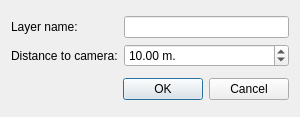
<?xml version="1.0" encoding="UTF-8"?>
<ui version="4.0">
 <class>LayerPropertiesDialog</class>
 <widget class="QDialog" name="LayerPropertiesDialog">
  <property name="geometry">
   <rect>
    <x>0</x>
    <y>0</y>
    <width>300</width>
    <height>117</height>
   </rect>
  </property>
  <property name="windowTitle">
   <string>Dialog</string>
  </property>
  <layout class="QVBoxLayout" name="verticalLayout">
   <item>
    <layout class="QGridLayout" name="gridLayout">
     <item row="0" column="0">
      <widget class="QLabel" name="labName">
       <property name="text">
        <string>Layer name:</string>
       </property>
      </widget>
     </item>
     <item row="0" column="1">
      <widget class="QLineEdit" name="leName"/>
     </item>
     <item row="1" column="0">
      <widget class="QLabel" name="labDistance">
       <property name="text">
        <string>Distance to camera:</string>
       </property>
      </widget>
     </item>
     <item row="1" column="1">
      <widget class="QDoubleSpinBox" name="doubleSpinBoxDistance">
       <property name="toolTip">
        <string>From 0,5 m. to 10.000 m.</string>
       </property>
       <property name="suffix">
        <string> m.</string>
       </property>
       <property name="minimum">
        <double>0.500000000000000</double>
       </property>
       <property name="maximum">
        <double>10000.000000000000000</double>
       </property>
       <property name="value">
        <double>10.000000000000000</double>
       </property>
      </widget>
     </item>
    </layout>
   </item>
   <item>
    <widget class="QDialogButtonBox" name="buttonBox">
     <property name="orientation">
      <enum>Qt::Horizontal</enum>
     </property>
     <property name="standardButtons">
      <set>QDialogButtonBox::Cancel|QDialogButtonBox::Ok</set>
     </property>
    </widget>
   </item>
  </layout>
 </widget>
 <resources/>
 <connections>
  <connection>
   <sender>buttonBox</sender>
   <signal>accepted()</signal>
   <receiver>LayerPropertiesDialog</receiver>
   <slot>accept()</slot>
   <hints>
    <hint type="sourcelabel">
     <x>248</x>
     <y>254</y>
    </hint>
    <hint type="destinationlabel">
     <x>157</x>
     <y>274</y>
    </hint>
   </hints>
  </connection>
  <connection>
   <sender>buttonBox</sender>
   <signal>rejected()</signal>
   <receiver>LayerPropertiesDialog</receiver>
   <slot>reject()</slot>
   <hints>
    <hint type="sourcelabel">
     <x>316</x>
     <y>260</y>
    </hint>
    <hint type="destinationlabel">
     <x>286</x>
     <y>274</y>
    </hint>
   </hints>
  </connection>
 </connections>
</ui>
